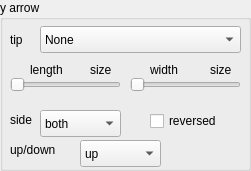
    <widget class="QGroupBox" name="groupBox_16">
     <property name="geometry">
      <rect>
       <x>280</x>
       <y>650</y>
       <width>251</width>
       <height>171</height>
      </rect>
     </property>
     <property name="title">
      <string>y arrow</string>
     </property>
     <widget class="QComboBox" name="axe_cb_selector_y_arrow_tip">
      <property name="geometry">
       <rect>
        <x>40</x>
        <y>26</y>
        <width>201</width>
        <height>27</height>
       </rect>
      </property>
      <property name="focusPolicy">
       <enum>Qt::ClickFocus</enum>
      </property>
      <item>
       <property name="text">
        <string>None</string>
       </property>
      </item>
      <item>
       <property name="text">
        <string>stealth</string>
       </property>
      </item>
      <item>
       <property name="text">
        <string>stealth round</string>
       </property>
      </item>
      <item>
       <property name="text">
        <string>stealth open</string>
       </property>
      </item>
      <item>
       <property name="text">
        <string>stealth open round</string>
       </property>
      </item>
      <item>
       <property name="text">
        <string>&lt;</string>
       </property>
      </item>
      <item>
       <property name="text">
        <string>&gt;</string>
       </property>
      </item>
      <item>
       <property name="text">
        <string>latex</string>
       </property>
      </item>
      <item>
       <property name="text">
        <string>latex round</string>
       </property>
      </item>
      <item>
       <property name="text">
        <string>latex open</string>
       </property>
      </item>
      <item>
       <property name="text">
        <string>latex open round</string>
       </property>
      </item>
      <item>
       <property name="text">
        <string>to / classical tikz rightarrow</string>
       </property>
      </item>
      <item>
       <property name="text">
        <string>computer modern rightarrow</string>
       </property>
      </item>
      <item>
       <property name="text">
        <string>implies</string>
       </property>
      </item>
      <item>
       <property name="text">
        <string>butt cap</string>
       </property>
      </item>
      <item>
       <property name="text">
        <string>fast round</string>
       </property>
      </item>
      <item>
       <property name="text">
        <string>fast triangle</string>
       </property>
      </item>
      <item>
       <property name="text">
        <string>round cap</string>
       </property>
      </item>
      <item>
       <property name="text">
        <string>triangle cap</string>
       </property>
      </item>
      <item>
       <property name="text">
        <string>circle</string>
       </property>
      </item>
      <item>
       <property name="text">
        <string>circle open</string>
       </property>
      </item>
      <item>
       <property name="text">
        <string>diamond</string>
       </property>
      </item>
      <item>
       <property name="text">
        <string>diamond open</string>
       </property>
      </item>
      <item>
       <property name="text">
        <string>ellipse</string>
       </property>
      </item>
      <item>
       <property name="text">
        <string>ellipse open</string>
       </property>
      </item>
      <item>
       <property name="text">
        <string>kite</string>
       </property>
      </item>
      <item>
       <property name="text">
        <string>kite open</string>
       </property>
      </item>
      <item>
       <property name="text">
        <string>rectangle</string>
       </property>
      </item>
      <item>
       <property name="text">
        <string>rectangle open</string>
       </property>
      </item>
      <item>
       <property name="text">
        <string>square</string>
       </property>
      </item>
      <item>
       <property name="text">
        <string>square open</string>
       </property>
      </item>
      <item>
       <property name="text">
        <string>triangle</string>
       </property>
      </item>
      <item>
       <property name="text">
        <string>triangle open</string>
       </property>
      </item>
      <item>
       <property name="text">
        <string>turned square</string>
       </property>
      </item>
      <item>
       <property name="text">
        <string>turned square open</string>
       </property>
      </item>
      <item>
       <property name="text">
        <string>arc barb</string>
       </property>
      </item>
      <item>
       <property name="text">
        <string>bar</string>
       </property>
      </item>
      <item>
       <property name="text">
        <string>bracket</string>
       </property>
      </item>
      <item>
       <property name="text">
        <string>hooks</string>
       </property>
      </item>
      <item>
       <property name="text">
        <string>parenthesis</string>
       </property>
      </item>
      <item>
       <property name="text">
        <string>straight barb</string>
       </property>
      </item>
      <item>
       <property name="text">
        <string>tee barb</string>
       </property>
      </item>
     </widget>
     <widget class="QLabel" name="label_160">
      <property name="geometry">
       <rect>
        <x>10</x>
        <y>20</y>
        <width>21</width>
        <height>41</height>
       </rect>
      </property>
      <property name="focusPolicy">
       <enum>Qt::ClickFocus</enum>
      </property>
      <property name="text">
       <string>tip</string>
      </property>
     </widget>
     <widget class="QSlider" name="axe_hslider_y_arrow_length">
      <property name="geometry">
       <rect>
        <x>10</x>
        <y>70</y>
        <width>111</width>
        <height>29</height>
       </rect>
      </property>
      <property name="focusPolicy">
       <enum>Qt::ClickFocus</enum>
      </property>
      <property name="maximum">
       <number>32</number>
      </property>
      <property name="singleStep">
       <number>1</number>
      </property>
      <property name="value">
       <number>0</number>
      </property>
      <property name="orientation">
       <enum>Qt::Horizontal</enum>
      </property>
     </widget>
     <widget class="QSlider" name="axe_hslider_y_arrow_width">
      <property name="geometry">
       <rect>
        <x>130</x>
        <y>70</y>
        <width>111</width>
        <height>29</height>
       </rect>
      </property>
      <property name="focusPolicy">
       <enum>Qt::ClickFocus</enum>
      </property>
      <property name="maximum">
       <number>32</number>
      </property>
      <property name="singleStep">
       <number>1</number>
      </property>
      <property name="value">
       <number>0</number>
      </property>
      <property name="orientation">
       <enum>Qt::Horizontal</enum>
      </property>
     </widget>
     <widget class="QLabel" name="label_161">
      <property name="geometry">
       <rect>
        <x>150</x>
        <y>60</y>
        <width>41</width>
        <height>20</height>
       </rect>
      </property>
      <property name="focusPolicy">
       <enum>Qt::ClickFocus</enum>
      </property>
      <property name="text">
       <string>width</string>
      </property>
     </widget>
     <widget class="QLabel" name="axe_label_y_arrow_width">
      <property name="geometry">
       <rect>
        <x>210</x>
        <y>60</y>
        <width>31</width>
        <height>20</height>
       </rect>
      </property>
      <property name="focusPolicy">
       <enum>Qt::ClickFocus</enum>
      </property>
      <property name="text">
       <string>size</string>
      </property>
     </widget>
     <widget class="QLabel" name="axe_label_y_arrow_length">
      <property name="geometry">
       <rect>
        <x>90</x>
        <y>60</y>
        <width>31</width>
        <height>20</height>
       </rect>
      </property>
      <property name="focusPolicy">
       <enum>Qt::ClickFocus</enum>
      </property>
      <property name="text">
       <string>size</string>
      </property>
     </widget>
     <widget class="QComboBox" name="axe_cb_selector_y_arrow_side">
      <property name="geometry">
       <rect>
        <x>40</x>
        <y>110</y>
        <width>81</width>
        <height>27</height>
       </rect>
      </property>
      <property name="focusPolicy">
       <enum>Qt::ClickFocus</enum>
      </property>
      <item>
       <property name="text">
        <string>both</string>
       </property>
      </item>
      <item>
       <property name="text">
        <string>left</string>
       </property>
      </item>
      <item>
       <property name="text">
        <string>right</string>
       </property>
      </item>
     </widget>
     <widget class="QLabel" name="label_162">
      <property name="geometry">
       <rect>
        <x>10</x>
        <y>100</y>
        <width>31</width>
        <height>41</height>
       </rect>
      </property>
      <property name="focusPolicy">
       <enum>Qt::ClickFocus</enum>
      </property>
      <property name="text">
       <string>side</string>
      </property>
     </widget>
     <widget class="QCheckBox" name="axe_checkb_y_arrow_reversed">
      <property name="geometry">
       <rect>
        <x>150</x>
        <y>110</y>
        <width>91</width>
        <height>22</height>
       </rect>
      </property>
      <property name="text">
       <string>reversed</string>
      </property>
     </widget>
     <widget class="QLabel" name="label_163">
      <property name="geometry">
       <rect>
        <x>30</x>
        <y>60</y>
        <width>51</width>
        <height>20</height>
       </rect>
      </property>
      <property name="focusPolicy">
       <enum>Qt::ClickFocus</enum>
      </property>
      <property name="text">
       <string>length</string>
      </property>
     </widget>
     <widget class="QLabel" name="label_224">
      <property name="geometry">
       <rect>
        <x>10</x>
        <y>130</y>
        <width>71</width>
        <height>41</height>
       </rect>
      </property>
      <property name="focusPolicy">
       <enum>Qt::ClickFocus</enum>
      </property>
      <property name="text">
       <string>up/down</string>
      </property>
     </widget>
     <widget class="QComboBox" name="axe_cb_selector_y_arrow_orient">
      <property name="geometry">
       <rect>
        <x>80</x>
        <y>140</y>
        <width>81</width>
        <height>27</height>
       </rect>
      </property>
      <property name="focusPolicy">
       <enum>Qt::ClickFocus</enum>
      </property>
      <item>
       <property name="text">
        <string>up</string>
       </property>
      </item>
      <item>
       <property name="text">
        <string>down</string>
       </property>
      </item>
     </widget>
    </widget>
